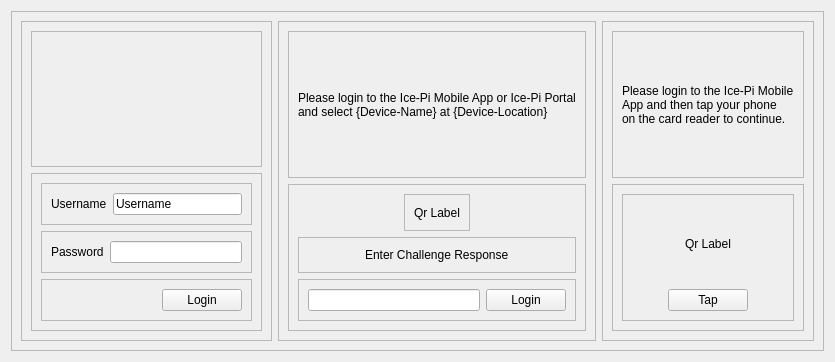
<?xml version="1.0" encoding="UTF-8"?>
<ui version="4.0">
 <class>Form</class>
 <widget class="QWidget" name="Form">
  <property name="geometry">
   <rect>
    <x>0</x>
    <y>0</y>
    <width>835</width>
    <height>362</height>
   </rect>
  </property>
  <property name="maximumSize">
   <size>
    <width>16777215</width>
    <height>16777215</height>
   </size>
  </property>
  <property name="windowTitle">
   <string>Form</string>
  </property>
  <layout class="QHBoxLayout" name="horizontalLayout_6">
   <item>
    <widget class="QFrame" name="login_frame">
     <property name="frameShape">
      <enum>QFrame::StyledPanel</enum>
     </property>
     <property name="frameShadow">
      <enum>QFrame::Raised</enum>
     </property>
     <layout class="QHBoxLayout" name="horizontalLayout">
      <item>
       <widget class="QFrame" name="approach_1">
        <property name="frameShape">
         <enum>QFrame::StyledPanel</enum>
        </property>
        <property name="frameShadow">
         <enum>QFrame::Raised</enum>
        </property>
        <layout class="QVBoxLayout" name="verticalLayout">
         <item>
          <widget class="QFrame" name="frame_7">
           <property name="frameShape">
            <enum>QFrame::StyledPanel</enum>
           </property>
           <property name="frameShadow">
            <enum>QFrame::Raised</enum>
           </property>
          </widget>
         </item>
         <item>
          <widget class="QFrame" name="approach1_body">
           <property name="frameShape">
            <enum>QFrame::StyledPanel</enum>
           </property>
           <property name="frameShadow">
            <enum>QFrame::Raised</enum>
           </property>
           <layout class="QVBoxLayout" name="verticalLayout_6">
            <item>
             <widget class="QFrame" name="approach1_usernameFrame">
              <property name="frameShape">
               <enum>QFrame::StyledPanel</enum>
              </property>
              <property name="frameShadow">
               <enum>QFrame::Raised</enum>
              </property>
              <layout class="QHBoxLayout" name="horizontalLayout_3">
               <item>
                <widget class="QLabel" name="approach1_usernameLabel">
                 <property name="text">
                  <string>Username</string>
                 </property>
                </widget>
               </item>
               <item>
                <widget class="QLineEdit" name="approach_usernameEdit">
                 <property name="text">
                  <string>Username</string>
                 </property>
                </widget>
               </item>
              </layout>
             </widget>
            </item>
            <item>
             <widget class="QFrame" name="approach1_passwordFrame">
              <property name="frameShape">
               <enum>QFrame::StyledPanel</enum>
              </property>
              <property name="frameShadow">
               <enum>QFrame::Raised</enum>
              </property>
              <layout class="QHBoxLayout" name="horizontalLayout_4">
               <item>
                <widget class="QLabel" name="approach1_passwordLabel">
                 <property name="text">
                  <string>Password</string>
                 </property>
                </widget>
               </item>
               <item>
                <widget class="QLineEdit" name="approach1_passwordEdit">
                 <property name="text">
                  <string/>
                 </property>
                </widget>
               </item>
              </layout>
             </widget>
            </item>
            <item>
             <widget class="QFrame" name="approach1_buttonFrame">
              <property name="frameShape">
               <enum>QFrame::StyledPanel</enum>
              </property>
              <property name="frameShadow">
               <enum>QFrame::Raised</enum>
              </property>
              <layout class="QHBoxLayout" name="horizontalLayout_2">
               <item alignment="Qt::AlignRight">
                <widget class="QPushButton" name="pushButton_3">
                 <property name="text">
                  <string>Login</string>
                 </property>
                </widget>
               </item>
              </layout>
             </widget>
            </item>
           </layout>
          </widget>
         </item>
        </layout>
       </widget>
      </item>
      <item>
       <widget class="QFrame" name="approach_2">
        <property name="frameShape">
         <enum>QFrame::StyledPanel</enum>
        </property>
        <property name="frameShadow">
         <enum>QFrame::Raised</enum>
        </property>
        <layout class="QVBoxLayout" name="verticalLayout_2">
         <item>
          <widget class="QFrame" name="approach2_header">
           <property name="frameShape">
            <enum>QFrame::StyledPanel</enum>
           </property>
           <property name="frameShadow">
            <enum>QFrame::Raised</enum>
           </property>
           <layout class="QVBoxLayout" name="verticalLayout_4">
            <item>
             <widget class="QLabel" name="approach2_hader_label">
              <property name="text">
               <string>Please login to the Ice-Pi Mobile App or Ice-Pi Portal
and select {Device-Name} at {Device-Location}</string>
              </property>
             </widget>
            </item>
           </layout>
          </widget>
         </item>
         <item>
          <widget class="QFrame" name="approach2_body">
           <property name="frameShape">
            <enum>QFrame::StyledPanel</enum>
           </property>
           <property name="frameShadow">
            <enum>QFrame::Raised</enum>
           </property>
           <layout class="QVBoxLayout" name="verticalLayout_7">
            <item alignment="Qt::AlignHCenter">
             <widget class="QFrame" name="apporach2_qrFrame">
              <property name="frameShape">
               <enum>QFrame::StyledPanel</enum>
              </property>
              <property name="frameShadow">
               <enum>QFrame::Raised</enum>
              </property>
              <layout class="QHBoxLayout" name="horizontalLayout_7">
               <item>
                <widget class="QLabel" name="approach2_qrLabel">
                 <property name="text">
                  <string>Qr Label</string>
                 </property>
                </widget>
               </item>
              </layout>
             </widget>
            </item>
            <item>
             <widget class="QFrame" name="approach2_challengeFrame">
              <property name="frameShape">
               <enum>QFrame::StyledPanel</enum>
              </property>
              <property name="frameShadow">
               <enum>QFrame::Raised</enum>
              </property>
              <layout class="QVBoxLayout" name="verticalLayout_12">
               <item alignment="Qt::AlignHCenter">
                <widget class="QLabel" name="approach2_challengeLabel">
                 <property name="text">
                  <string>Enter Challenge Response</string>
                 </property>
                </widget>
               </item>
              </layout>
             </widget>
            </item>
            <item>
             <widget class="QFrame" name="approach2_loginFrame">
              <property name="frameShape">
               <enum>QFrame::StyledPanel</enum>
              </property>
              <property name="frameShadow">
               <enum>QFrame::Raised</enum>
              </property>
              <layout class="QHBoxLayout" name="horizontalLayout_5">
               <item>
                <widget class="QLineEdit" name="approach2_usernameEdit"/>
               </item>
               <item>
                <widget class="QPushButton" name="pushButton_2">
                 <property name="text">
                  <string>Login</string>
                 </property>
                </widget>
               </item>
              </layout>
             </widget>
            </item>
           </layout>
          </widget>
         </item>
        </layout>
       </widget>
      </item>
      <item>
       <widget class="QFrame" name="approach_3">
        <property name="frameShape">
         <enum>QFrame::StyledPanel</enum>
        </property>
        <property name="frameShadow">
         <enum>QFrame::Raised</enum>
        </property>
        <layout class="QVBoxLayout" name="verticalLayout_3">
         <item>
          <widget class="QFrame" name="approach3_header">
           <property name="frameShape">
            <enum>QFrame::StyledPanel</enum>
           </property>
           <property name="frameShadow">
            <enum>QFrame::Raised</enum>
           </property>
           <layout class="QVBoxLayout" name="verticalLayout_5">
            <item>
             <widget class="QLabel" name="approach3_header_label">
              <property name="text">
               <string>Please login to the Ice-Pi Mobile
App and then tap your phone
on the card reader to continue.</string>
              </property>
             </widget>
            </item>
           </layout>
          </widget>
         </item>
         <item>
          <widget class="QFrame" name="approach3_footer">
           <property name="frameShape">
            <enum>QFrame::StyledPanel</enum>
           </property>
           <property name="frameShadow">
            <enum>QFrame::Raised</enum>
           </property>
           <layout class="QVBoxLayout" name="verticalLayout_11">
            <item>
             <widget class="QFrame" name="apporach3_body">
              <property name="frameShape">
               <enum>QFrame::StyledPanel</enum>
              </property>
              <property name="frameShadow">
               <enum>QFrame::Raised</enum>
              </property>
              <layout class="QVBoxLayout" name="verticalLayout_8">
               <item alignment="Qt::AlignHCenter">
                <widget class="QLabel" name="approach_3_qrLabel">
                 <property name="text">
                  <string>Qr Label</string>
                 </property>
                </widget>
               </item>
               <item alignment="Qt::AlignHCenter">
                <widget class="QPushButton" name="pushButton">
                 <property name="text">
                  <string>Tap</string>
                 </property>
                </widget>
               </item>
              </layout>
             </widget>
            </item>
           </layout>
          </widget>
         </item>
        </layout>
       </widget>
      </item>
     </layout>
    </widget>
   </item>
  </layout>
 </widget>
 <resources/>
 <connections/>
</ui>
